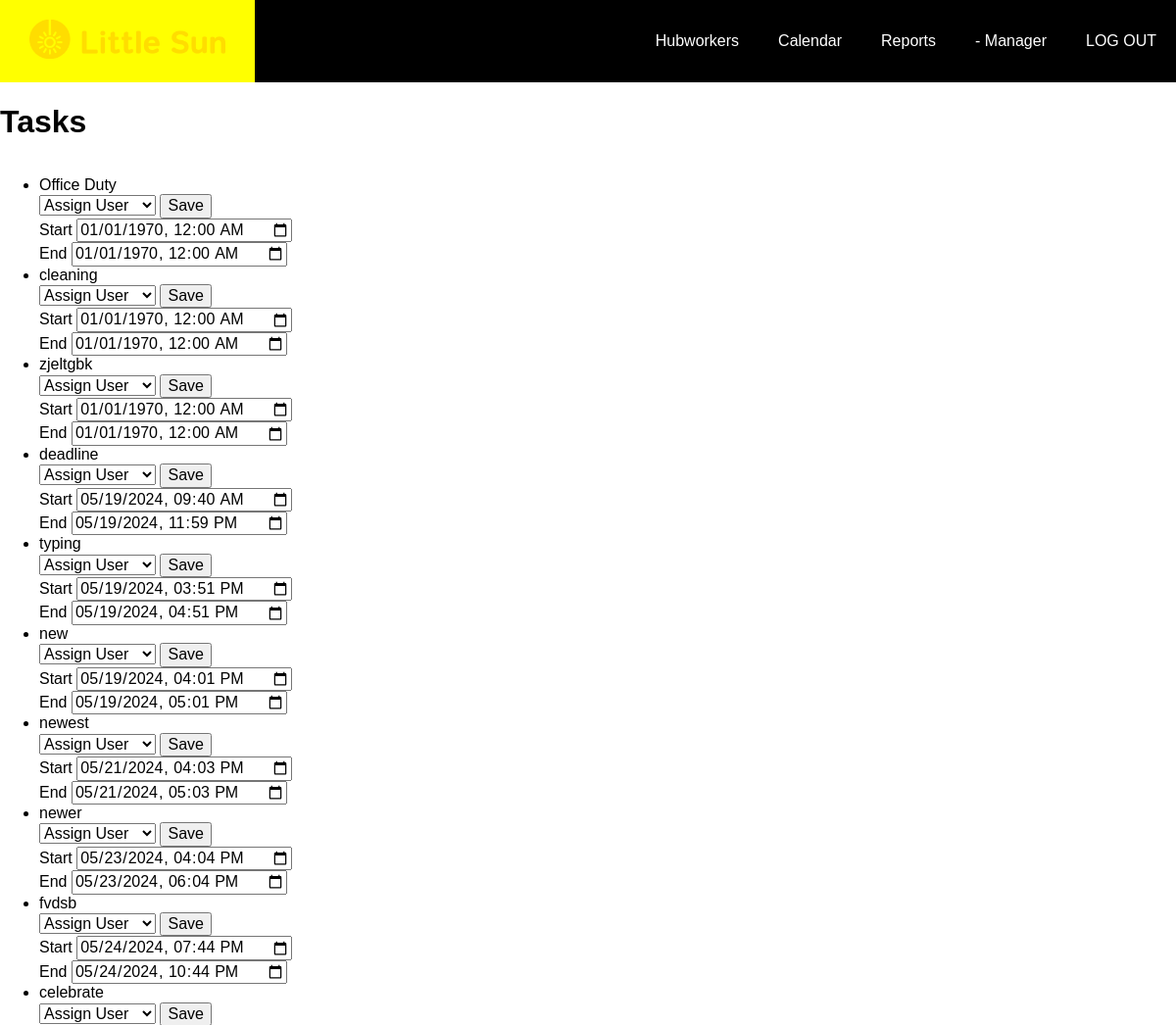
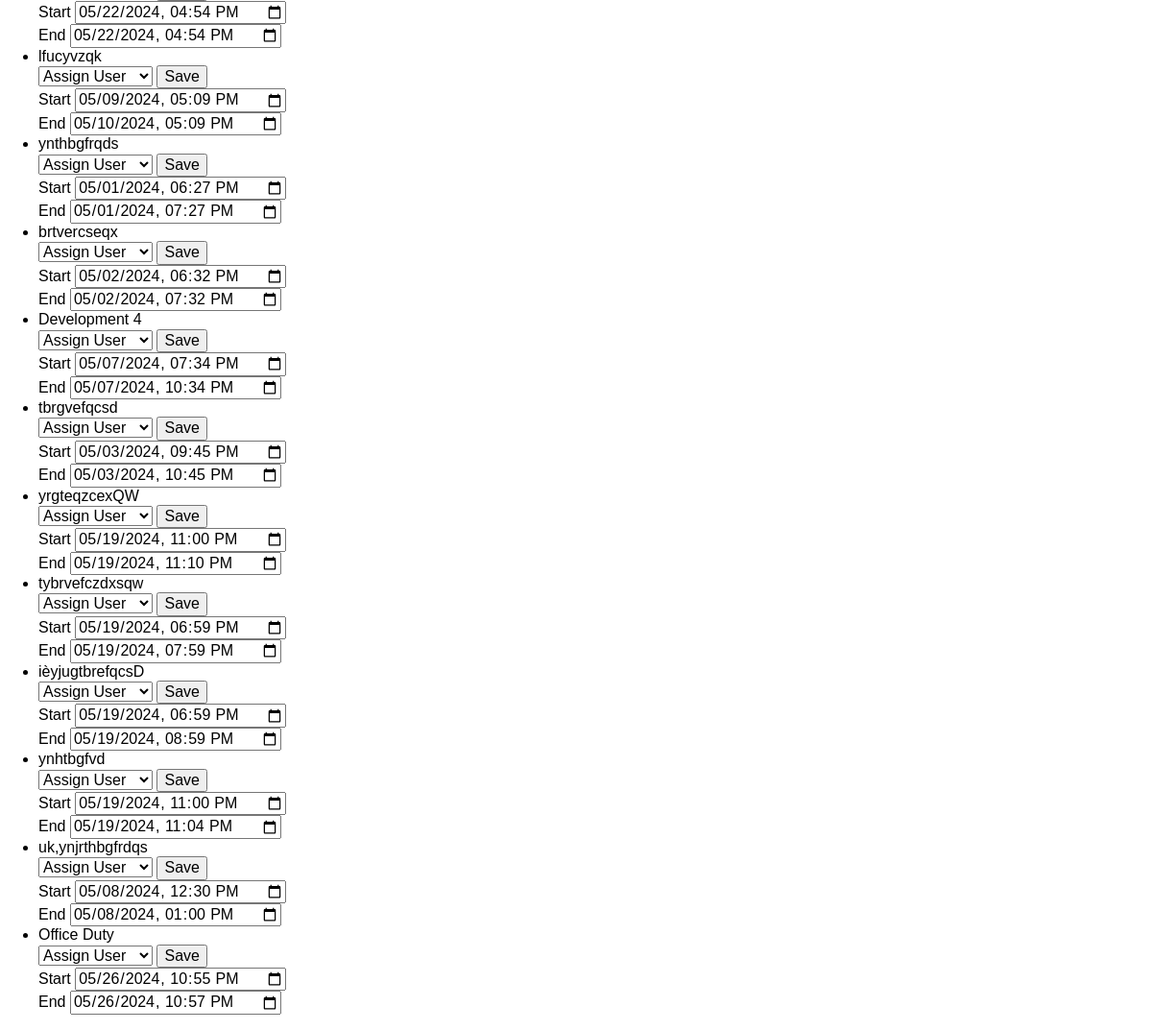
Page /manager_tasks.php on the committed database (2 pictures, top to bottom).
### tables this page shows
CREATE TABLE `hub_tasks` (
  `id` int(11) NOT NULL,
  `task_name` varchar(255) NOT NULL,
  `task_description` text,
  `task_type` varchar(100) DEFAULT NULL,
  `task_status` varchar(50) NOT NULL DEFAULT 'Open',
  `task_start_date` datetime DEFAULT NULL,
  `task_end_date` datetime DEFAULT NULL,
  `assigned_to` int(11) DEFAULT NULL,
  `hub_location_id` int(11) DEFAULT NULL,
  `assigned_manager_id` int(11) DEFAULT NULL,
  `color` varchar(7) DEFAULT '#3788D8'
);

### manager_tasks.php (the view, shortened to what this page needs)
<?php
$pdo = Data::getConnection();
$tasks = [];
try {
    $stmt = $pdo->query("SELECT id, task_name, task_start_date, task_end_date, assigned_to FROM hub_tasks");
    $tasks = $stmt->fetchAll(PDO::FETCH_ASSOC);
} catch (PDOException $e) {
    error_log("Database error: " . $e->getMessage());
}
?>
<!DOCTYPE html>
<html lang="en">
<head>
    <link rel="stylesheet" href="styles/normalize.css">
    <link rel="stylesheet" href="styles/nav.css">
    <link rel="stylesheet" href="styles/style.css">
</head>
<body>
    <?php include_once("manager.nav.inc.php"); ?>
    <div class="index_title">
        <h1>Tasks</h1>
    </div>
    <ul>
        <?php foreach ($tasks as $task) : ?>
            <li class="task-item">
                <div class="task-details">
                    <div><?php echo $task['task_name']; ?></div>
                    <form action="update_task.php" method="post" id="assign_form_<?php echo $task['id']; ?>" onchange="toggleDateTimeFields(<?php echo $task['id']; ?>)">
                        <select name="user_id" id="task_<?php echo $task['id']; ?>">
                            <option value="">Assign User</option>
                        </select>
                        <button type="submit">Save</button>
                    </form>
                </div>
                <div class="datetime-field">
                    <label for="start_datetime_<?php echo $task['id']; ?>" class="text-slate-700">Start</label>
                    <input type="datetime-local" name="start_datetime_<?php echo $task['id']; ?>" id="start_datetime_<?php echo $task['id']; ?>" class="border-solid border-slate-20 border-2 rounded" value="<?php echo date('Y-m-d\TH:i', strtotime($task['task_start_date'])); ?>" />
                </div>
                <div class="datetime-field">
                    <label for="end_datetime_<?php echo $task['id']; ?>" class="text-slate-700">End</label>
                    <input type="datetime-local" name="end_datetime_<?php echo $task['id']; ?>" id="end_datetime_<?php echo $task['id']; ?>" class="border-solid border-slate-20 border-2 rounded" value="<?php echo date('Y-m-d\TH:i', strtotime($task['task_end_date'])); ?>" />
                </div>
            </li>
        <?php endforeach; ?>
    </ul>
</body>
</html>

### styles/nav.css (style rules this page uses)
* { font-family: sans-serif; }

### styles/style.css (style rules this page uses)
* { font-family: sans-serif; }
.index_title { display: flex; justify-content: space-between; align-items: center; }

### rows in the picture
hub_tasks: task_name "Office Duty", task_start_date "01/01/1970 00:00", task_end_date "01/01/1970 00:00"
hub_tasks: task_name "cleaning", task_start_date "01/01/1970 00:00", task_end_date "01/01/1970 00:00"
hub_tasks: task_name "zjeltgbk", task_start_date "01/01/1970 00:00", task_end_date "01/01/1970 00:00"
hub_tasks: task_name "deadline", task_start_date "05/19/2024 09:40", task_end_date "05/19/2024 23:59"
hub_tasks: task_name "typing", task_start_date "05/19/2024 15:51", task_end_date "05/19/2024 16:51"
hub_tasks: task_name "new", task_start_date "05/19/2024 16:01", task_end_date "05/19/2024 17:01"
hub_tasks: task_name "newest", task_start_date "05/21/2024 16:03", task_end_date "05/21/2024 17:03"
hub_tasks: task_name "newer", task_start_date "05/23/2024 16:04", task_end_date "05/23/2024 18:04"
hub_tasks: task_name "fvdsb", task_start_date "05/24/2024 19:44", task_end_date "05/24/2024 22:44"
hub_tasks: task_name "celebrate", task_start_date "05/22/2024 16:54", task_end_date "05/22/2024 16:54"
hub_tasks: task_name "lfucyvzqk", task_start_date "05/09/2024 17:09", task_end_date "05/10/2024 17:09"
hub_tasks: task_name "ynthbgfrqds", task_start_date "05/01/2024 18:27", task_end_date "05/01/2024 19:27"
hub_tasks: task_name "brtvercseqx", task_start_date "05/02/2024 18:32", task_end_date "05/02/2024 19:32"
hub_tasks: task_name "Development 4", task_start_date "05/07/2024 19:34", task_end_date "05/07/2024 22:34"
hub_tasks: task_name "tbrgvefqcsd", task_start_date "05/03/2024 21:45", task_end_date "05/03/2024 22:45"
hub_tasks: task_name "yrgteqzcexQW", task_start_date "05/19/2024 23:00", task_end_date "05/19/2024 23:10"
hub_tasks: task_name "tybrvefczdxsqw", task_start_date "05/19/2024 18:59", task_end_date "05/19/2024 19:59"
hub_tasks: task_name "ièyjugtbrefqcsD", task_start_date "05/19/2024 18:59", task_end_date "05/19/2024 20:59"
hub_tasks: task_name "ynhtbgfvd", task_start_date "05/19/2024 23:00", task_end_date "05/19/2024 23:04"
hub_tasks: task_name "uk,ynjrthbgfrdqs", task_start_date "05/08/2024 12:30", task_end_date "05/08/2024 13:00"
hub_tasks: task_name "Office Duty", task_start_date "05/26/2024 22:55", task_end_date "05/26/2024 22:57"
